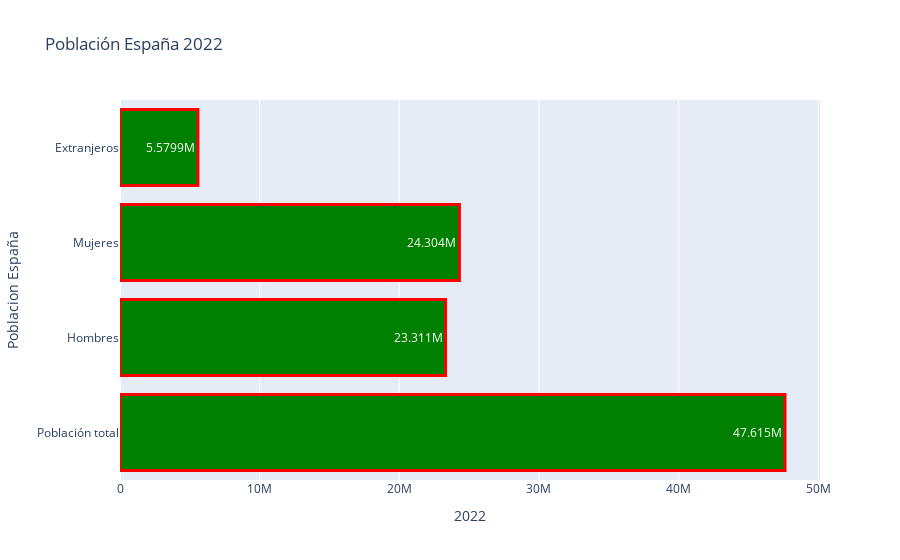

Notebook source saved alongside this figure:
### Code cell
fig = px.bar(Poblacion_españa,x = '2022',
             y = 'Poblacion España',
             text_auto = '.5s',
             title='Población España 2022')
fig.update_traces(marker_color = 'green',
                  marker_line_color = 'red',
                  marker_line_width = 3)
fig.show()

### Figure 1 — Plotly figure (JSON) as saved in the notebook; plotly's stock layout.template omitted (floating-point values rounded to 4 significant figures)
{"data": [{"alignmentgroup": "True", "hovertemplate": "2022=%{x}<br>Poblacion España=%{y}<extra></extra>", "legendgroup": "", "marker": {"color": "green", "line": {"color": "red", "width": 3}, "pattern": {"shape": ""}}, "name": "", "offsetgroup": "", "orientation": "h", "showlegend": false, "textposition": "auto", "texttemplate": "%{x:.5s}", "type": "bar", "x": [47615034, 23310627, 24304407, 5579947], "xaxis": "x", "y": ["Población total", "Hombres", "Mujeres", "Extranjeros"], "yaxis": "y"}], "layout": {"barmode": "relative", "legend": {"tracegroupgap": 0}, "title": {"text": "Población España 2022"}, "xaxis": {"anchor": "y", "domain": [0, 1], "title": {"text": "2022"}}, "yaxis": {"anchor": "x", "domain": [0, 1], "title": {"text": "Poblacion España"}}}}
